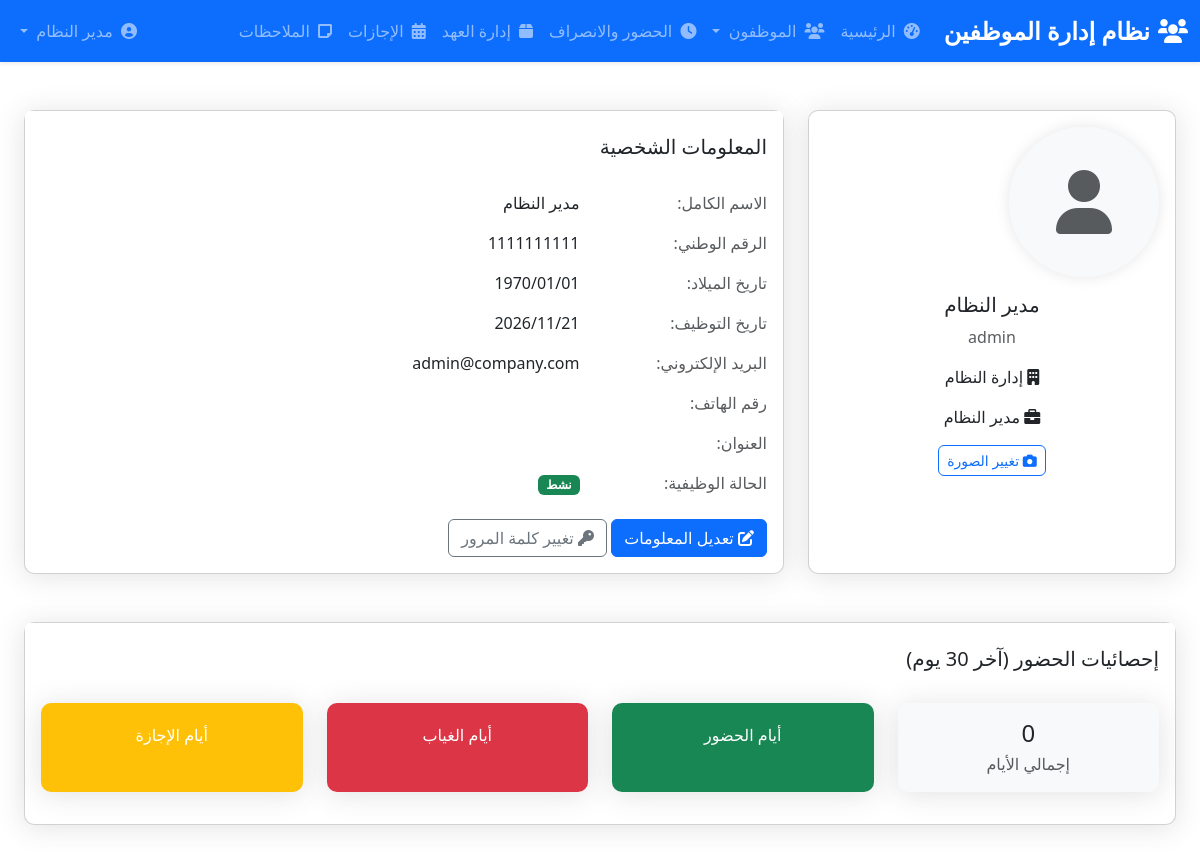
The app's page /profile.php (signed in) with its own data.
### tables this page shows
CREATE TABLE IF NOT EXISTS users (
    id INT AUTO_INCREMENT PRIMARY KEY,
    username VARCHAR(50) NOT NULL UNIQUE,
    email VARCHAR(100) NOT NULL UNIQUE,
    password VARCHAR(255) NOT NULL,
    role_id INT NOT NULL,
    employee_id INT,
    created_at TIMESTAMP DEFAULT CURRENT_TIMESTAMP,
    updated_at TIMESTAMP DEFAULT CURRENT_TIMESTAMP ON UPDATE CURRENT_TIMESTAMP
);

CREATE TABLE IF NOT EXISTS employees (
    id INT AUTO_INCREMENT PRIMARY KEY,
    first_name VARCHAR(50) NOT NULL,
    last_name VARCHAR(50) NOT NULL,
    national_id VARCHAR(20) UNIQUE,
    birth_date DATE,
    hire_date DATE,
    department_id INT,
    position_id INT,
    salary DECIMAL(10,2) DEFAULT 0.00,
    residency_number VARCHAR(50) NULL ,
    basic_salary DECIMAL(10,2) DEFAULT 0.00,
    housing_allowance DECIMAL(10,2) DEFAULT 0.00,
    transportation_allowance DECIMAL(10,2) DEFAULT 0.00,
    other_allowances DECIMAL(10,2) DEFAULT 0.00,
    phone VARCHAR(20),
    email VARCHAR(100),
    address TEXT,
    status ENUM('active', 'leave', 'terminated') DEFAULT 'active',
    profile_picture VARCHAR(255),
    created_at TIMESTAMP DEFAULT CURRENT_TIMESTAMP,
    updated_at TIMESTAMP DEFAULT CURRENT_TIMESTAMP ON UPDATE CURRENT_TIMESTAMP
);

CREATE TABLE IF NOT EXISTS roles (
    id INT AUTO_INCREMENT PRIMARY KEY,
    name VARCHAR(50) NOT NULL UNIQUE,
    permissions JSON
);

CREATE TABLE IF NOT EXISTS departments (
    id INT AUTO_INCREMENT PRIMARY KEY,
    name VARCHAR(100) NOT NULL UNIQUE,
    manager_id INT
);

CREATE TABLE IF NOT EXISTS positions (
    id INT AUTO_INCREMENT PRIMARY KEY,
    title VARCHAR(100) NOT NULL,
    description TEXT,
    min_salary DECIMAL(10,2),
    max_salary DECIMAL(10,2)
);

### profile.php (the view, shortened to what this page needs)
<?php
require_once 'config.php';
try {
    $stmt = $pdo->prepare("SELECT u.*, e.*, r.name as role_name, r.permissions, d.name as department_name, p.title as position_name FROM users u JOIN employees e ON u.employee_id = e.id JOIN roles r ON u.role_id = r.id LEFT JOIN departments d ON e.department_id = d.id LEFT JOIN positions p ON e.position_id = p.id WHERE u.id = ?");
    $stmt->execute([$_SESSION['user_id']]);
    $currentUser = $stmt->fetch(PDO::FETCH_ASSOC);
} catch (PDOException $e) {
    die("خطأ في جلب بيانات المستخدم: " . $e->getMessage());
}
$attendance_stats = [];
try {
    $stmt = $pdo->prepare("SELECT COUNT(*) as total_days, SUM(CASE WHEN status = 'present' THEN 1 ELSE 0 END) as present_days, SUM(CASE WHEN status = 'absent' THEN 1 ELSE 0 END) as absent_days, SUM(CASE WHEN status = 'leave' THEN 1 ELSE 0 END) as leave_days FROM attendance WHERE employee_id = ? AND date >= DATE_SUB(CURDATE(), INTERVAL 30 DAY)");
    $stmt->execute([$_SESSION['employee_id']]);
    $attendance_stats = $stmt->fetch(PDO::FETCH_ASSOC);
} catch (PDOException $e) {
    $error_message = "خطأ في جلب إحصائيات الحضور: " . $e->getMessage();
}
?>
<?php
include 'includes/header.php';
?>
<div class="container-fluid mt-4">
    <div class="row mb-4">
        <div class="col-md-4 mb-4">
            <div class="card shadow-sm h-100">
                <div class="card-body text-center">
                    <?php if (!empty($currentUser['profile_picture'])): ?>
                        <img src="<?php echo UPLOAD_PATH . $currentUser['profile_picture']; ?>" class="profile-img mb-3" alt="الصورة الشخصية">
                    <?php else: ?>
                        <div class="profile-img mb-3 d-flex align-items-center justify-content-center bg-light">
                            <i class="fas fa-user fa-4x text-muted"></i>
                        </div>
                    <?php endif; ?>
                    <h5 class="card-title"><?php echo $currentUser['first_name'] . ' ' . $currentUser['last_name']; ?></h5>
                    <p class="card-text text-muted"><?php echo $currentUser['role_name']; ?></p>
                    <?php if (!empty($currentUser['department_name'])): ?>
                        <p class="card-text"><i class="fas fa-building"></i> <?php echo $currentUser['department_name']; ?></p>
                    <?php endif; ?>
                    <?php if (!empty($currentUser['position_name'])): ?>
                        <p class="card-text"><i class="fas fa-briefcase"></i> <?php echo $currentUser['position_name']; ?></p>
                    <?php endif; ?>
                    <button type="button" class="btn btn-sm btn-outline-primary" data-bs-toggle="modal" data-bs-target="#updatePictureModal">
                        <i class="fas fa-camera"></i> تغيير الصورة
                    </button>
                </div>
            </div>
        </div>
        <div class="col-md-8 mb-4">
            <div class="card shadow-sm h-100">
                <div class="card-header bg-white border-0 pt-4 pb-3">
                    <h5 class="card-title mb-0">المعلومات الشخصية</h5>
                </div>
                <div class="card-body">
                    <div class="row mb-3">
                        <div class="col-sm-3 text-muted">الاسم الكامل:</div>
                        <div class="col-sm-9"><?php echo $currentUser['first_name'] . ' ' . $currentUser['last_name']; ?></div>
                    </div>
                    <div class="row mb-3">
                        <div class="col-sm-3 text-muted">الرقم الوطني:</div>
                        <div class="col-sm-9"><?php echo $currentUser['national_id']; ?></div>
                    </div>
                    <div class="row mb-3">
                        <div class="col-sm-3 text-muted">تاريخ الميلاد:</div>
                        <div class="col-sm-9"><?php echo date('Y/m/d', strtotime($currentUser['birth_date'])); ?></div>
                    </div>
                    <div class="row mb-3">
                        <div class="col-sm-3 text-muted">تاريخ التوظيف:</div>
                        <div class="col-sm-9"><?php echo date('Y/m/d', strtotime($currentUser['hire_date'])); ?></div>
                    </div>
                    <div class="row mb-3">
                        <div class="col-sm-3 text-muted">البريد الإلكتروني:</div>
                        <div class="col-sm-9"><?php echo $currentUser['email']; ?></div>
                    </div>
                    <div class="row mb-3">
                        <div class="col-sm-3 text-muted">رقم الهاتف:</div>
                        <div class="col-sm-9"><?php echo $currentUser['phone']; ?></div>
                    </div>
                    <div class="row mb-3">
                        <div class="col-sm-3 text-muted">العنوان:</div>
                        <div class="col-sm-9"><?php echo $currentUser['address']; ?></div>
                    </div>
                    <div class="row mb-3">
                        <div class="col-sm-3 text-muted">الحالة الوظيفية:</div>
                        <div class="col-sm-9">
                            <?php
                            if ($currentUser['status'] == 'active') {
                                echo '<span class="badge bg-success">نشط</span>';
                            } elseif ($currentUser['status'] == 'leave') {
                                echo '<span class="badge bg-warning">إجازة</span>';
                            } else {
                                echo '<span class="badge bg-danger">منتهية الخدمة</span>';
                            }
                            ?>
                        </div>
                    </div>
                    <div class="text-start mt-4">
                        <button type="button" class="btn btn-primary" data-bs-toggle="modal" data-bs-target="#editProfileModal">
                            <i class="fas fa-edit"></i> تعديل المعلومات
                        </button>
                        <button type="button" class="btn btn-outline-secondary" data-bs-toggle="modal" data-bs-target="#changePasswordModal">
                            <i class="fas fa-key"></i> تغيير كلمة المرور
                        </button>
                    </div>
                </div>
            </div>
        </div>
    </div>
    <div class="row mb-4">
        <div class="col-12">
            <div class="card shadow-sm">
                <div class="card-header bg-white border-0 pt-4 pb-3">
                    <h5 class="card-title mb-0">إحصائيات الحضور (آخر 30 يوم)</h5>
                </div>
                <div class="card-body">
                    <div class="row text-center">
                        <div class="col-md-3 mb-3">
                            <div class="card border-0 bg-light h-100">
                                <div class="card-body py-3">
                                    <h2 class="h4 mb-1"><?php echo $attendance_stats['total_days']; ?></h2>
                                    <p class="card-text text-muted mb-0">إجمالي الأيام</p>
                                </div>
                            </div>
                        </div>
                        <div class="col-md-3 mb-3">
                            <div class="card border-0 bg-success text-white h-100">
                                <div class="card-body py-3">
                                    <p class="card-text mb-0">أيام الحضور</p>
                                </div>
                            </div>
                        </div>
                        <div class="col-md-3 mb-3">
                            <div class="card border-0 bg-danger text-white h-100">
                                <div class="card-body py-3">
                                    <p class="card-text mb-0">أيام الغياب</p>
                                </div>
                            </div>
                        </div>
                        <div class="col-md-3 mb-3">
                            <div class="card border-0 bg-warning text-white h-100">
                                <div class="card-body py-3">
                                    <p class="card-text mb-0">أيام الإجازة</p>
                                </div>
                            </div>
                        </div>
                    </div>
                </div>
            </div>
        </div>
    </div>
</div>
<?php include 'includes/footer.php'; ?>

### assets/css/style.css (style rules this page uses)
:root { --primary-color: #3498db; --secondary-color: #2c3e50; --success-color: #2ecc71; --danger-color: #e74c3c; --warning-color: #f39c12; --info-color: #1abc9c; --light-color: #f8f9fa; --dark-color: #343a40; }
*, *::before, *::after { box-sizing: border-box; margin: 0; padding: 0; outline: 0; border: 0; text-decoration: none; list-style: none; }
html { height: 100%; direction: rtl; }
@media (prefers-reduced-motion: no-preference) { :root { scroll-behavior: smooth; } }
body { margin: 0; padding: 0; overflow-y: auto; scroll-behavior: smooth; font-family: "Segoe UI", Tahoma, Geneva, Verdana, sans-serif; }
.card { border-radius: 10px; box-shadow: 0 0.15rem 1.75rem 0 rgba(58, 59, 69, 0.15) !important; transition: transform 0.2s; }
.btn { border-radius: 6px; font-weight: 500; transition: all 0.2s; }
.profile-img { width: 150px; height: 150px; object-fit: cover; border-radius: 50%; border: 5px solid var(--light-color); box-shadow: 0 0 15px rgba(0, 0, 0, 0.1); }

### includes/header.php (style rules this page uses)
body { direction: rtl; text-align: right; }

### records on screen
users: employee.first_name "مدير", employee.last_name "النظام", role.name "admin", departments.name "إدارة النظام", positions.title "مدير النظام", employee.national_id "1111111111", employee.birth_date "1970/01/01", employee.hire_date "2026/11/21", employee.email "admin@company.com"

### other values on screen
APP_NAME "نظام إدارة الموظفين"
$_SESSION['full_name'] "مدير النظام"
$attendance_stats['total_days'] "0"
